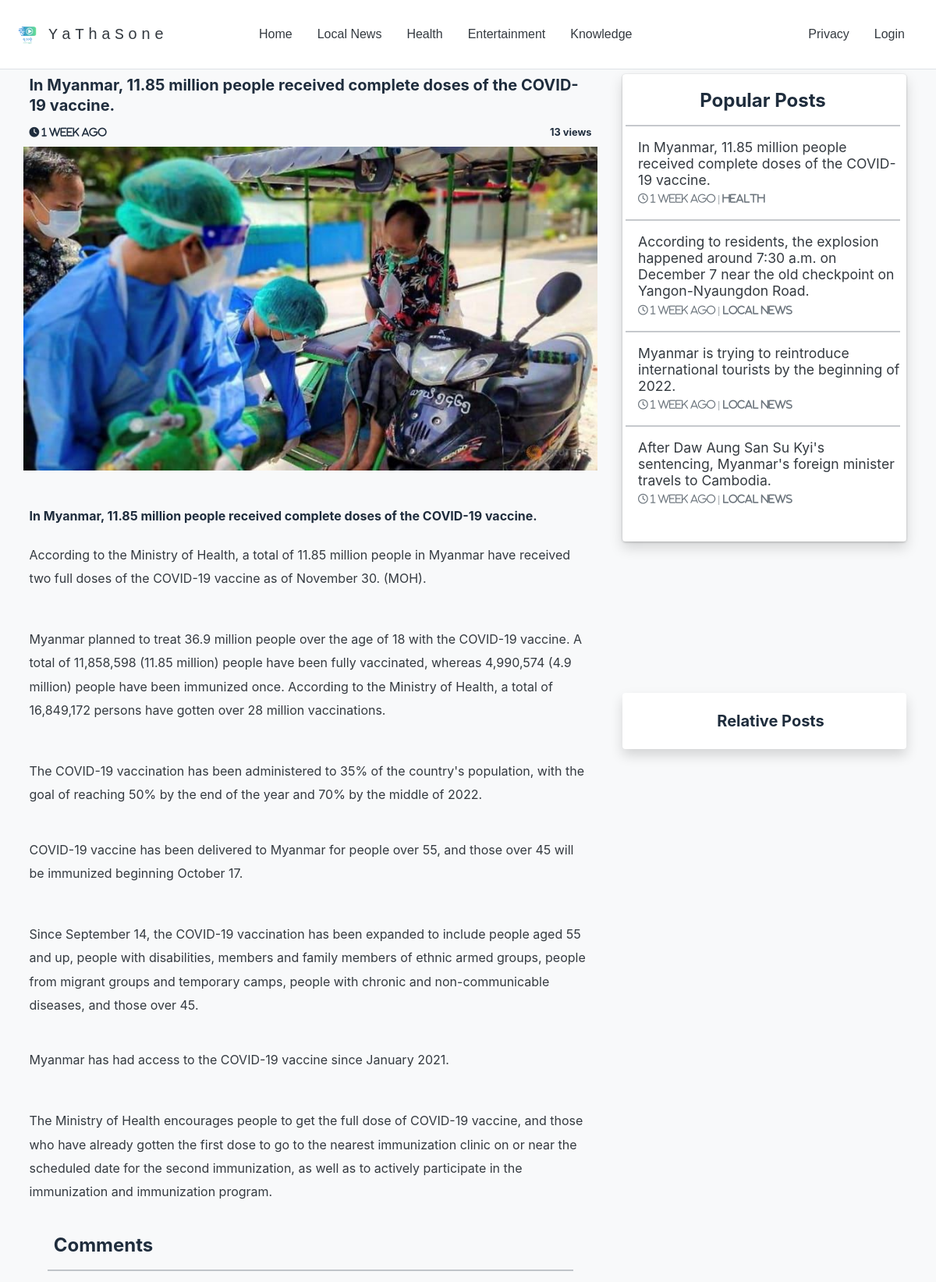
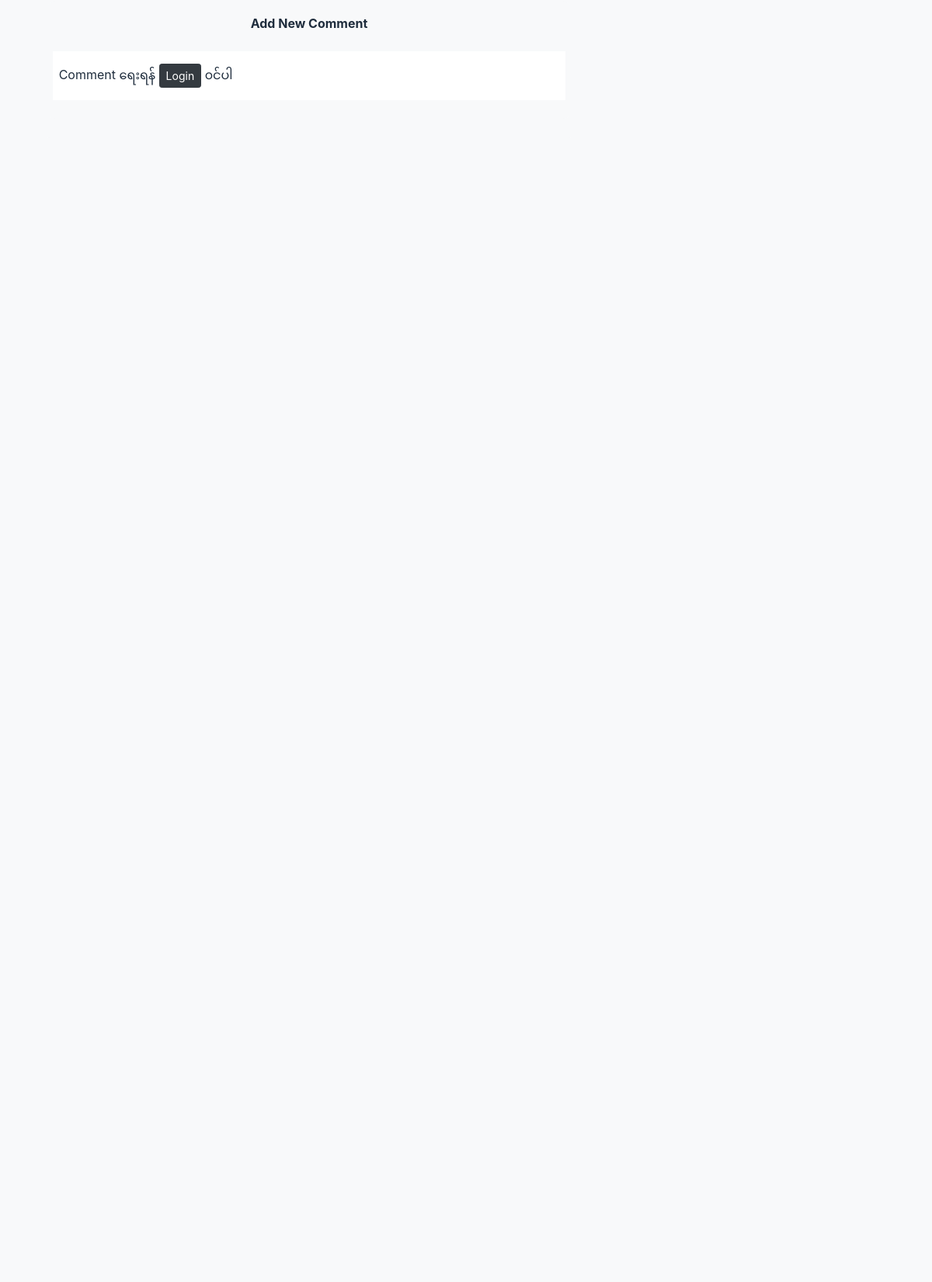
Page /blog.php?id=EtrB7UYwjezL (upper part) on the committed database (2 pictures, top to bottom).
### tables this page shows
CREATE TABLE `site` (
  `id` int(11) NOT NULL,
  `sitename` text NOT NULL,
  `logo` text NOT NULL,
  `modified_date` datetime NOT NULL DEFAULT CURRENT_TIMESTAMP
);

CREATE TABLE `categories` (
  `id` int(11) NOT NULL,
  `name` text NOT NULL
);

CREATE TABLE `blogs` (
  `id` int(11) NOT NULL,
  `title` text NOT NULL,
  `pimg` text NOT NULL,
  `fimg` text NOT NULL,
  `simg` text NOT NULL,
  `timg` text NOT NULL,
  `foimg` text NOT NULL,
  `fiimg` varchar(255) NOT NULL,
  `fcontent` mediumtext NOT NULL,
  `scontent` mediumtext NOT NULL,
  `tcontent` mediumtext NOT NULL,
  `focontent` mediumtext NOT NULL,
  `ficontent` mediumtext NOT NULL,
  `sicontent` mediumtext NOT NULL,
  `secontent` mediumtext NOT NULL,
  `link` varchar(255) NOT NULL,
  `category` int(10) NOT NULL,
  `blog_id` varchar(255) NOT NULL,
  `views` int(13) NOT NULL,
  `created_date` varchar(255) NOT NULL,
  `modified_date` datetime NOT NULL DEFAULT CURRENT_TIMESTAMP
);

### admin/tnc.php (called while the page is built)
<?php
function nc($n, $precision = 1)
{
    if ($n < 900) {
        $n_format = number_format($n, $precision);
        $suffix = '';
    } else if ($n < 900000) {
        $n_format = number_format($n / 1000, $precision);
        $suffix = 'K';
    } else if ($n < 900000000) {
        $n_format = number_format($n / 1000000, $precision);
        $suffix = 'M';
    } else if ($n < 900000000000) {
        $n_format = number_format($n / 1000000000, $precision);
        $suffix = 'B';
    } else {
        $n_format = number_format($n / 1000000000000, $precision);
        $suffix = 'T';
    }
    if ($precision > 0) {
        $dotzero = '.' . str_repeat('0', $precision);
        $n_format = str_replace($dotzero, '', $n_format);
    }
    return $n_format . $suffix;
}
function dnc($datetime, $full = false)
{
    $now = new DateTime;
    $ago = new DateTime($datetime);
    $diff = $now->diff($ago);
    $diff->w = floor($diff->d / 7);
    $diff->d -= $diff->w * 7;
    $string = array(
        'y' => 'year',
        'm' => 'month',
        'w' => 'week',
        'd' => 'day',
        'h' => 'hour',
        'i' => 'minute',
        's' => 'second',
    );
    foreach ($string as $k => &$v) {
        if ($diff->$k) {
            $v = $diff->$k . ' ' . $v . ($diff->$k > 1 ? 's' : '');
        } else {
            unset($string[$k]);
        }
    }
    if (!$full) {
        $string = array_slice($string, 0, 1);
    }
    return $string ? implode(', ', $string) . ' ago' : 'just now';
}
$sitestmt = $pdo->prepare("SELECT * FROM site");
$site = $sitestmt->execute();
$site = $sitestmt->fetch(PDO::FETCH_ASSOC);
$stmtads = $pdo->prepare("SELECT * FROM ads LIMIT 1");
$adsense = $stmtads->execute();
$adsense = $stmtads->fetch(PDO::FETCH_ASSOC);
$stmtmaxview = $pdo->prepare("SELECT * FROM blogs ORDER BY views DESC LIMIT 4");
$maxview = $stmtmaxview->execute();
$maxview = $stmtmaxview->fetchAll();
$mostcat = [];
foreach ($maxview as $key => $value) {
    $blog_id = $maxview[$key]['category'];
    $stmtmostviewcat = $pdo->prepare("SELECT * FROM categories WHERE id=$blog_id");
    $stmtmostviewcat->execute();
    $mostcat[] = $stmtmostviewcat->fetchAll();
}

### blog.php (the view, shortened to what this page needs)
<?php
include "./config/config.php";
include "admin/tnc.php";
if(isset($_GET['id'])){
   $id = $_GET['id'];
}
$stmt = $pdo->prepare("SELECT * FROM blogs WHERE blog_id=:id");
$row  = $stmt->execute(
    array(':id'=>$id)
);
$row  = $stmt->fetch(PDO::FETCH_ASSOC);
if(empty($row)){
  header("location:../index.php");
  exit();
}else{
  $blogid = $row['id'];
}
?>
<!DOCTYPE html>
<html lang="en">
<head>
    <?php include("assets/link.php") ?>
    <link rel="stylesheet" href="dist/css/adminlte.min.css">
</head>
<body class="bg-light">
<?php include("./nav.php")?>
    <div class="container pt-5 p-0" id="blog">
          <div class="row m-0 p-0 pt-lg-4 pt-3 justify-content-left">
              <div class="col-lg-8 pr-lg-4 col-12 mt-4 p-0">
                    <div class="row p-0 justify-content-center">
                         <div class="col-12 text-start">
                             <h5 class="fw-bold" style="line-height:1.3em;"><?=$row['title']?></h5>
                         </div>
                         <div class="col-6 pb-2">
                             <small class="fw-bold far fa-clock"> <?=dnc($row['created_date'])?></small>
                         </div>
                         <div class="col-6 text-end pb-2">
                            <?php if($row['views'] == 0){ ?>
                            <?php }else{ ?>
                              <small class="fw-bold"><?=nc($row['views'])?> views</small>
                            <?php } ?>
                         </div>
                         <div class="col-12 p-0 mb-2 text-center">
                            <img class="w-100" src="images/<?=$row['blog_id']?>/<?=$row['pimg']?>" alt="">
                         </div>
                         <div class="fb-like pt-3 pb-3 pl-3 w-100 col-10" data-share="true" data-width="320"   data-show-faces="true"></div>
                         <div class="col-12 text-start pt-2">
                             <p class="fw-bold mb-0" style="line-height:1.3em;"><?=$row['title']?></p>
                         </div>
                         <div class="col-12 pt-2 pb-2">
                             <p class="pt-3 text-dark" style="line-height: 1.89em;"><?=$row['fcontent']?></p>
                         </div>
                         <div class="col-12 pt-2">
                            <p class="pt-3 text-dark" style="line-height: 1.89em;"><?=$row['scontent']?></p>
                         </div>
                         <div class="col-12 p-0 pt-1 pb-1" >
                         </div>
                        <?php if(empty($row['tcontent'])){  }else{ ?>
                           <div class="col-12 pt-2">
                              <p class="pt-3 text-dark" style="line-height: 1.89em;"><?=$row['tcontent']?></p>
                           </div>
                         <?php  } ?>
                        <?php if(empty($row['focontent'])){  }else{ ?>
                         <div class="col-12 pt-2">
                            <p class="pt-3 text-dark" style="line-height: 1.89em;"><?=$row['focontent']?></p>
                         </div>
                         <?php  } ?>
                         <?php if($adsense){ ?>
                              <div class="col-12 p-0 pt-1 pb-1" >
                              </div>
                          <?php }?>
                        <?php if(empty($row['ficontent'])){  }else{ ?>
                          <div class="col-12 pt-2">
                             <p class="pt-3 text-dark" style="line-height: 1.89em;"><?=$row['ficontent']?></p>
                          </div>
                        <?php  } ?>
                        <?php if(empty($row['sicontent'])){  }else{ ?>
                         <div class="col-12 pt-2">
                           <p class="pt-3 text-dark" style="line-height: 1.89em;"><?=$row['sicontent']?></p>
                         </div>
                          <?php if($adsense){ ?>
                             <div class="col-12 pt-1 pb-1 p-0" >
                             </div>
                          <?php }?>
                        <?php  } ?>
                        <?php if(empty($row['secontent'])){  }else{ ?>
                        <div class="col-12 pt-2">
                           <p class="pt-3 text-dark" style="line-height: 1.89em;"><?=$row['secontent']?></p>
                        </div>
                        <?php  } ?>
                         <div class="col-12 pt-2 pb-3 p-0" >
                         </div>
                         <div class="col-11 p-0">
                             <h4 class="fw-bold pl-2"> Comments</h4>
                               <hr>
                               <div class="card-footer bg-light p-0 mb-2 pt-2 pb-4" style="border-radius: 10px;">
                                   <div class="">
                                     <div class="col-12">
                                       <b class="p-2 text-center d-block">Add New Comment</b>
                                        <?php if(isset($_COOKIE['id'])){  ?>
                                           <input type="text" v-on:keyup.13="addcomment(msg,'<?=$blogid?>')" v-model="msg" spellcheck="false" name="comment" class="form-control p-3 form-control-sm" placeholder="Press enter to post comment">
                                        <?php }else{ ?>
                                               <div class="col-12 pt-3 mt-3 pb-3 " style="background-color: #fff;"  role="alert" >
                                                 <div class="alert-heading ">Comment ရေးရန်
                                                     <a href="login.php" class="btn btn-dark btn-sm">
                                                        Login
                                                     </a> ၀င်ပါ
                                                  </div>
                                               </div>
                                         <?php } ?>
                                     </div>
                                   </div>
                                </div>
                             <div class="card-footer card-comments p-0">
                                  <div class="pt-2 pb-2">
                                  </div>
                             </div>
                         </div>
                    </div>
              </div>
              <div class="col-lg-4 d-none d-lg-block mt-2 position-relative p-0 p-lg-2">
                 <div class=" " style="height: 100vh;">
                   <div class="p-0 position-sticky bg-light shadow" style="top:95px;">
                     <div class="card">
                      <div class="card-body text-center pl-1 pr-2">
                        <h4 class="card-text fw-bold">Popular Posts</h4>
                            <div class="col-12 pb-2 pt-2 p-0">
                                   <?php foreach($maxview as $key => $row){ ?>
                                       <div  class=" mb-3"style="cursor:pointer" >
                                       <hr class="m-0 p-0">
                                         <div class="row no-gutters" @click="articles('<?=$row["blog_id"]?>')" >
                                               <div class="col-lg-12 text-start">
                                                   <div class="card-body pt-3 pl-3 p-0">
                                                      <h6 class="card-title text-dark text-decoration-none"><?=$row['title']?></h6>
                                                       <div class="pt-1">
                                                          <p class="card-text mb-0">
                                                          <small class="text-muted far fa-clock"> <?=dnc($row['created_date'])?> |
                                                             <b>
                                                                <?= $mostcat[$key][0]['name'] ?>
                                                            </b>
                                                          </small></p>
                                                       </div>
                                                  </div>
                                               </div>
                                         </div>
                                    </div>
                                   <?php } ?>
                               </div>
                          </div>
                        </div>
                    </div>
                 </div>
                  <div class="" style="height: 150vh;">
                        <div class="position-sticky bg-light " style="top:100px;">
                           <div class="card border-0 shadow">
                              <div class="card-body pt-2 p-0">
                                <h5 class="card-text text-center fw-bold pt-3 pl-3">Relative Posts</h5>
                                   <div class="col-12 pb-2 pt-2 p-0">
                                  </div>
                              </div>
                            </div>
                        </div>
                  </div>
                  <div class="d-none d-lg-block" style="height:150vh;">
                        <div class="position-sticky bg-light" style="top:100px;">
                             <?php if($adsense){ ?>
                               <div class="col-12 pt-1 pb-1 p-0">
                               </div>
                             <?php }?>
                        </div>
                  </div>
              </div>
          </div>
    </div>
</body>
</html>

### nav.php (shortened to what this page needs)
<?php
$catstmt  = $pdo->prepare("SELECT * FROM categories");
$category = $catstmt->execute();
$category = $catstmt->fetchAll();
?>
<nav class="navbar navbar-expand-lg border-bottom position-fixed w-100" style="font-family: sans-serif;background:#fff;z-index:9999">
  <div class="pl-0 mt-2">
    <h5 class="text-dark text-monospace p-1" style="letter-spacing: 5px;">
      <img src="./images/<?= $site['logo'] ?>" class="pr-1" width="50px" alt="logo" style="border-radius: 50px;"><?= $site['sitename'] ?>
    </h5>
  </div>
  <div class="collapse navbar-collapse" id="navbarNavAltMarkup">
    <ul class="navbar-nav m-md-auto m-3">
      <li class="nav-item">
        <a class="nav-link text-dark" href="./">Home</a>
      </li>
      <?php foreach ($category as $cat) { ?>
        <li class="nav-item">
          <a class="nav-link text-dark" href="cat.php?id=<?= $cat['id'] ?>"><?= $cat['name'] ?></a>
        </li>
      <?php } ?>
    </ul>
    <ul class="navbar-nav ml-md-auto m-3">
       <li class="nav-item">
          <a class="nav-link text-dark" href="privacy.php"> Privacy</a>
        </li>
      <?php if (isset($_COOKIE['id'])) {  ?>
        <li class="nav-item">
          <a class="nav-link text-dark" href="logout.php"> Logout</a>
        </li>
      <?php } else { ?>
        <li class="nav-item">
          <a class="nav-link text-dark" href="login.php"> Login</a>
        </li>
      <?php } ?>
    </ul>
  </div>
</nav>

### assets/link.php (style rules this page uses)
body, html { font-family: 'Noto Sans Myanmar', sans-serif; }

### blog.php (style rules this page uses)
.row { margin:0; padding: 0; }

### rows in the picture
site: logo (picture), sitename "YaThaSone"
categories: name "Local News"
categories: name "Health"
categories: name "Entertainment"
categories: name "Knowledge"
blogs: title "In Myanmar, 11.85 million people received complete doses of the COVID-19 vaccine.", created_date "1 week ago", views "13", blog+pimg (picture), fcontent "According to the Ministry of Health, a total of 11.85 million people in Myanmar have received two full doses of the COVID-19 vaccine as of November 30. (MOH).", scontent "Myanmar planned to treat 36.9 million people over the age of 18 with the COVID-19 vaccine. A total of 11,858,598 (11.85 million) people have been fully vaccinated, whereas 4,990,574 (4.9 million) people have been immunized once. According to the Ministry of Health, a total of 16,849,172 persons have gotten over 28 million vaccinations.", tcontent "The COVID-19 vaccination has been administered to 35% of the country's population, with the goal of reaching 50% by the end of the year and 70% by the middle of 2022.", focontent "COVID-19 vaccine has been delivered to Myanmar for people over 55, and those over 45 will be immunized beginning October 17.", ficontent "Since September 14, the COVID-19 vaccination has been expanded to include people aged 55 and up, people with disabilities, members and family members of ethnic armed groups, people from migrant groups and temporary camps, people with chronic and non-communicable diseases, and those over 45.", sicontent "Myanmar has had access to the COVID-19 vaccine since January 2021.", secontent "The Ministry of Health encourages people to get the full dose of COVID-19 vaccine, and those who have already gotten the first dose to go to the nearest immunization clinic on or near the scheduled date for the second immunization, as well as to actively participate in the immunization and immunization program."
blogs: title "According to residents, the explosion happened around 7:30 a.m. on December 7 near the old checkpoint on Yangon-Nyaungdon Road.", created_date "1 week ago"
blogs: title "Myanmar is trying to reintroduce international tourists by the beginning of 2022.", created_date "1 week ago"
blogs: title "After Daw Aung San Su Kyi's sentencing, Myanmar's foreign minister travels to Cambodia.", created_date "1 week ago"
